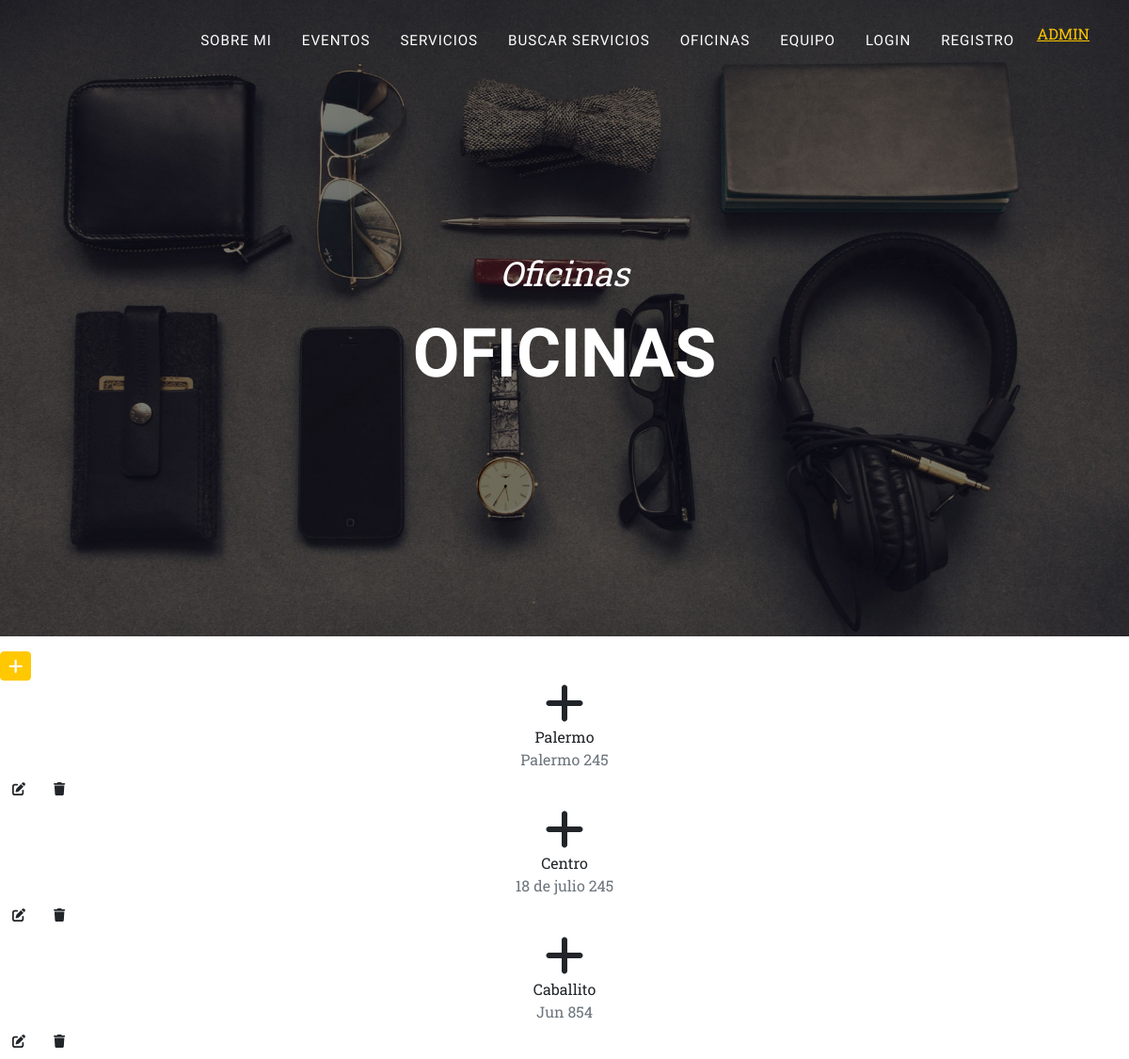
The app's page /aplicacion/oficinas/, older data.
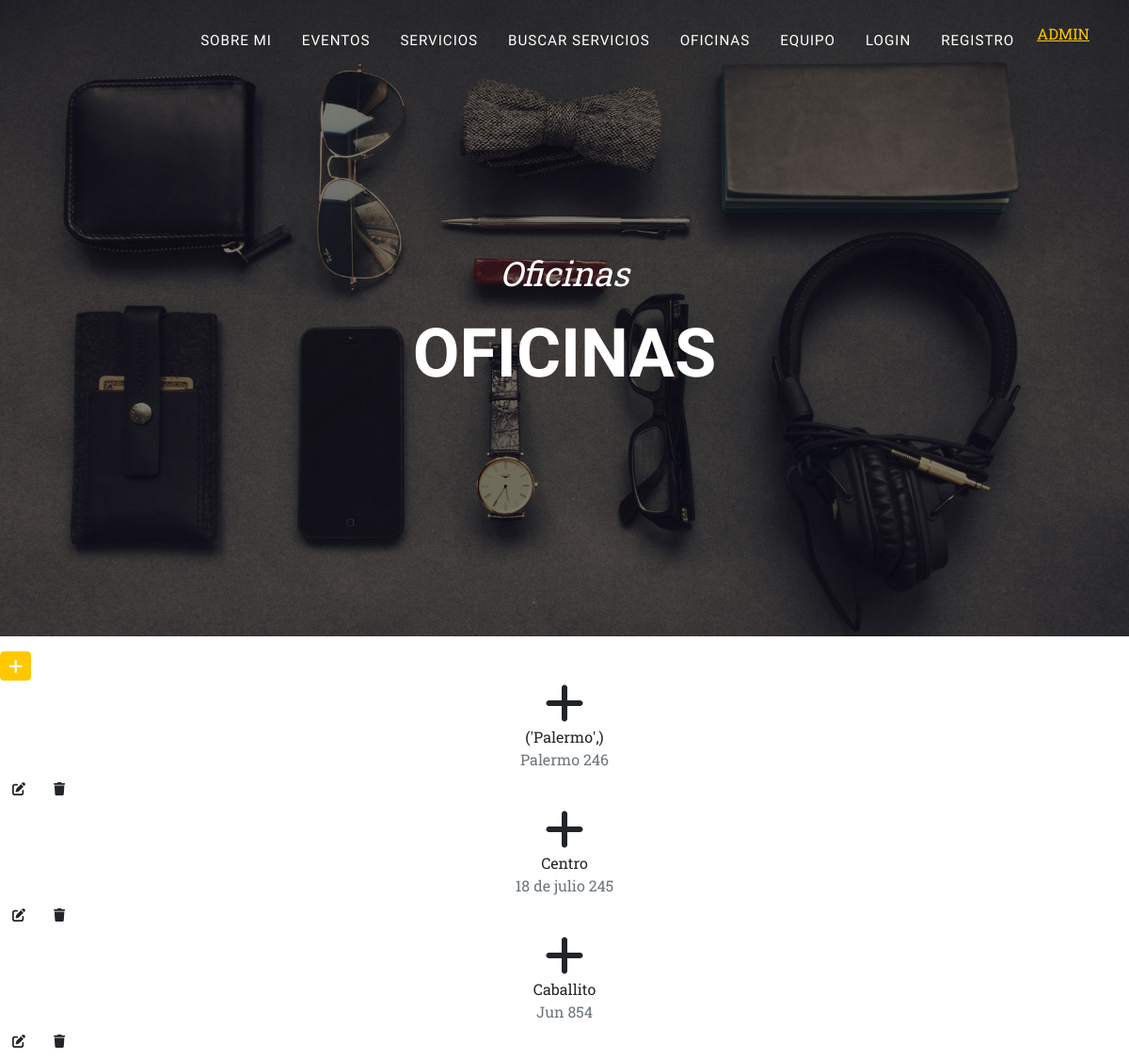
The same page, newer data.
### aplicacion/models.py (models this page shows)
class Oficinas(models.Model):
    nombre=models.CharField(max_length=50)
    direccion=models.CharField(max_length=50)

### aplicacion/views.py (the view)
# urls.py: path('oficinas/',oficinas, name= "oficinas"),
def oficinas(request):
    ctx= {"oficinas":Oficinas.objects.all()}
    return render(request,"aplicacion/oficinas.html",ctx)

### aplicacion/templates/aplicacion/oficinas.html
{% extends 'aplicacion/base.html' %}
{% load static %}
{% block title %}
Oficinas
{% endblock title %}
{% block subtitle %}
Oficinas
{% endblock subtitle %}
{% block 1 %}
<a
href="{% url 'createOficinas' %}"
class="btn btn-primary btn-sm"
><i class="fa fa-plus fa-lg" title="New Record"> </i>
</a>
{% for oficina in oficinas %}
<div class="row text-center">
    <div class="col-md-12">
        <div class="portfolio-item">
                <div class="portfolio-hover">
                    <div class="portfolio-hover-content"><i class="fas fa-plus fa-3x"></i></div>
                </div>
            <div class="portfolio-caption">
                <div class="portfolio-caption-heading">{{oficina.nombre}}</div>
                <div class="portfolio-caption-subheading text-muted">{{oficina.direccion}}</div>
            </div>
        </div>
    </div>
</div>
    <a
    href="{% url 'updateOficinas' oficina.id %}"
    class="btn btn primary"
    ><i class="fa fa-edit fa-sm" title="Edit Record"> </i>
    </a>
    <a
    href="{% url 'deleteOficinas' oficina.id %}"
    class="btn btn primary"
    ><i class="fa fa-trash fa-sm" title="Delete Record"> </i>
    </a>
    {% endfor oficina in oficinas %}
    {% endblock 1 %}

Row changes from the older to the newer data that the page shows:
changed Oficinas: nombre "Palermo" → "('Palermo',)"; direccion "Palermo 245" → "Palermo 246"
